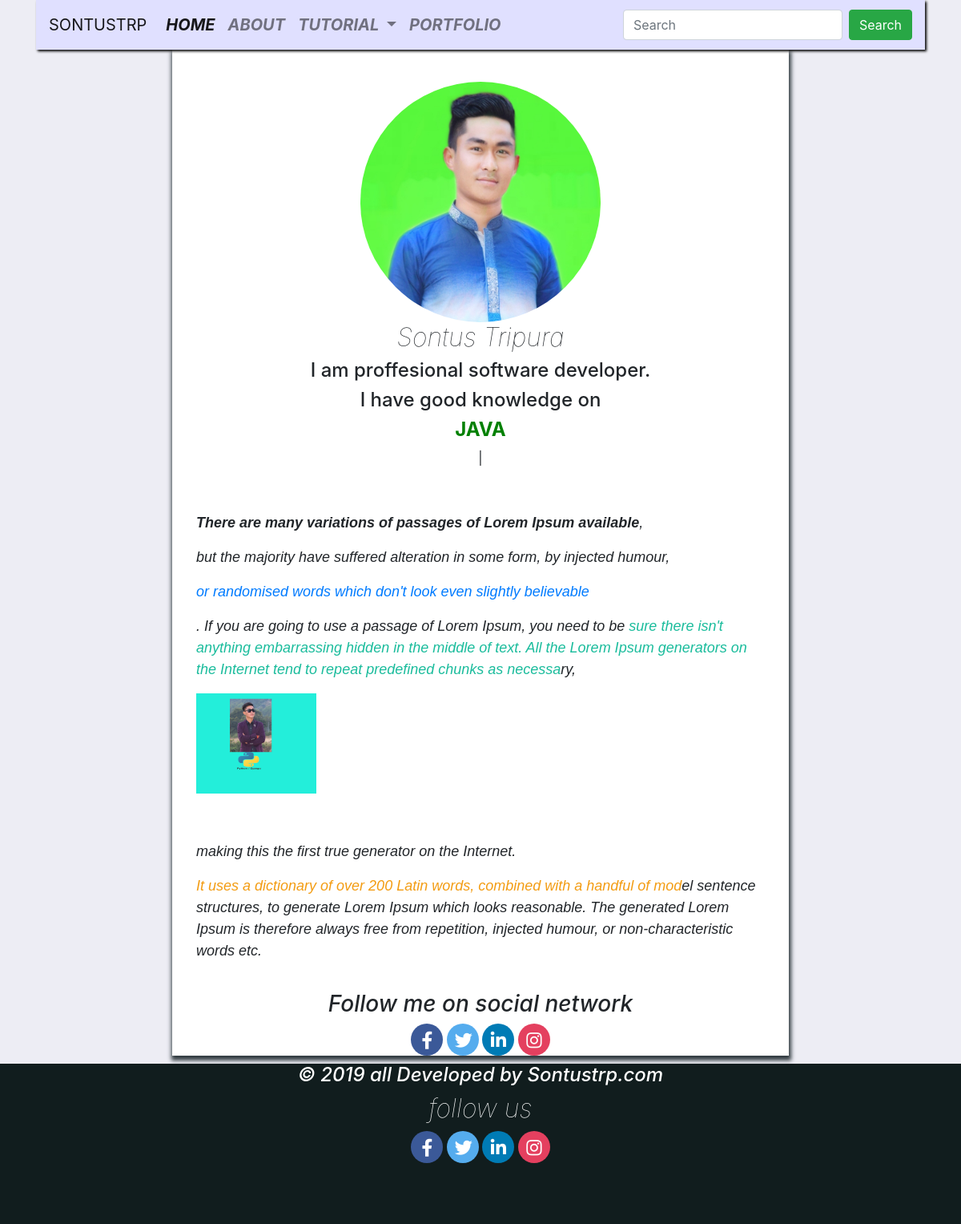
The page /about/ on the database its author committed.
### myapp/models.py (models this page shows, shortened)
class About(models.Model):
    name = models.CharField(max_length=20)
    title = models.CharField(max_length=200)
    text = RichTextUploadingField()
    facebook = models.URLField(blank=True)
    twitter = models.URLField(blank=True)
    instagram = models.URLField(blank=True)
    linkdin = models.URLField(blank=True)
    image = models.ImageField(upload_to='leaderpics', blank=True)

### myapp/views.py (the view)
# urls.py: path('about/', views.about_list, name='about_list'),
def about_list(request):
    abouts = About.objects.all()[:1]
    context = { 'abouts': abouts }
    return render(request, 'blog/about.html', context)

### myapp/templates/blog/about.html
{% extends 'blog/base.html' %}
{% block body %}
  <section class="profile_details_section">
    <div class="container">
    <div class="row justify-content-center">
      {% for about in abouts %}
    <div class="profile_div">
      <div class="text-center aboutimg">
      <img src="{{ about.image.url }}" class="img-responsive about_Image">
      <h2 class="name">{{ about.name }}</h2>
      <h4>{{ about.title }}</h4>
      <h4>I have good knowledge on </h4>
      <h4 class="typing"style="color:green; font-weight:bold;"></h4>
    </div>
    <div class="tex-center aboutme">
      <p>{{ about.text|safe }}</p>
    </div>
    {% endfor %}
 <div class="text-center">
 <h3 class="followMe">Follow me on social network </h3>
 <a href="#"><i class="fab fa-facebook-f aboutfb"></i></a>
 <a href="#"><i class="fab fa-twitter abouttwitter"></i></a>
 <a href="#"><i class="fab fa-linkedin-in aboutlinkIN"></i></a>
 <a href="" ><i class="fab fa-instagram aboutinstgrm"></i></a>
 </div>
</div>
  </div>
    </div>
  </section>
{% endblock %}

### myapp/static/css/mysite.css (style rules this page uses)
* { margin: 0; padding: 0; }
.bodysectioon { background: #dcddea82; }
.profile_div { width:770px; min-height:950px; background:#fff; box-shadow:1px 4px 5px 2px #333d42 }
.about_Image { height: 300px; width: 300px; border-radius: 50%; margin-top: 40px; }
.name { text-transform: capitalize; font-weight: lighter; font-style: italic; }
.aboutme { margin-top: 20px; padding: 20px 30px; font-size: 18px; font-family: sans-serif; font-style: italic; }
.followMe { font-style: italic; }
.aboutfb { width: 40px; height: 40px; border-radius: 50%; font-size: 22px; padding: 10px; background: #3B5998; color: white; }
.abouttwitter { width: 40px; height: 40px; border-radius: 50%; font-size: 22px; padding: 10px; background: #55ACEE; color: white; }
.aboutlinkIN { width: 40px; height: 40px; border-radius: 50%; font-size: 22px; padding: 10px; background: #007bb5; color: white; }
.aboutinstgrm { width: 40px; height: 40px; border-radius: 50%; font-size: 22px; padding: 10px; background:#E4405F; color: white; }

### rows shown on the page
About: image (picture), name "Sontus Tripura", title "I am proffesional software developer.", text "There are many variations of passages of Lorem Ipsum available , but the majority have suffered alteration in some form, by injected humour, or randomised words which don't look even slightly believable . If you are going to use a passage of Lorem Ipsum, you need to be sure there isn't anything embarrassing hidden in the middle of text. All the Lorem Ipsum generators on the Internet tend to repeat predefined chunks as necessa ry, making this the first true generator on the Internet. It uses a dictionary of over 200 Latin words, combined with a handful of mod el sentence structures, to generate Lorem Ipsum which looks reasonable. The generated Lorem Ipsum is therefore always free from…", text (picture)
